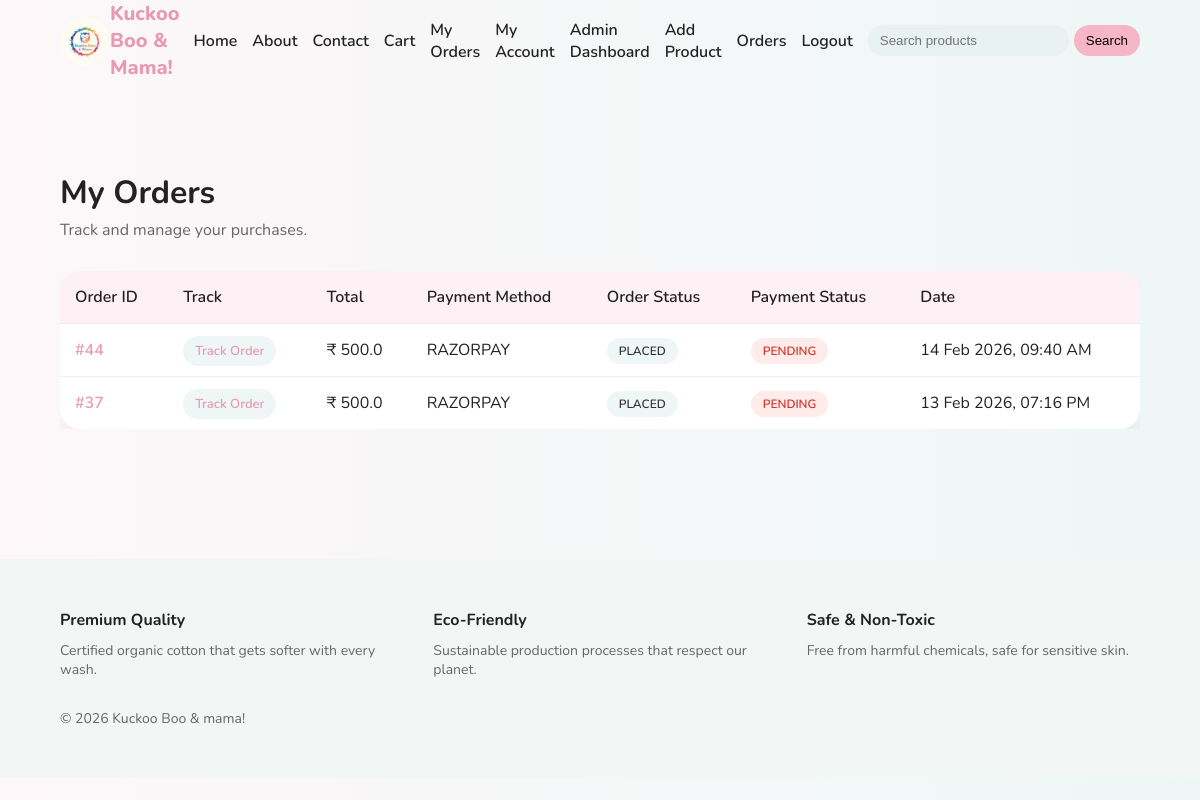
Page /user/orders (signed in) on the committed database.
### tables this page shows
CREATE TABLE orders (
        id INTEGER PRIMARY KEY AUTOINCREMENT,
        user_id INTEGER,
        total_amount REAL NOT NULL,
        payment_status TEXT,
        razorpay_order_id TEXT,
        created_at TIMESTAMP DEFAULT CURRENT_TIMESTAMP, payment_method TEXT, order_status TEXT DEFAULT 'PLACED', full_name TEXT, phone TEXT, address TEXT, city TEXT, state TEXT, pincode TEXT, review_reminder_sent INTEGER DEFAULT 0,
        FOREIGN KEY (user_id) REFERENCES users(id)
    );

### routes/user.py (the view)
@user_bp.route("/orders")
def my_orders():
    if not session.get("user_id"):
        return redirect(url_for("auth.login"))
    conn = get_db_connection()
    orders = conn.execute(
        """
        SELECT id, total_amount, payment_method,
               payment_status, order_status, created_at
        FROM orders
        WHERE user_id = ?
        ORDER BY id DESC
        """,
        (session["user_id"],)
    ).fetchall()
    conn.close()
    formatted_orders = []
    for order in orders:
        formatted_orders.append({
            "id": order["id"],
            "total_amount": order["total_amount"],
            "payment_method": order["payment_method"],
            "payment_status": order["payment_status"],
            "order_status": order["order_status"],
            "created_at": datetime.fromtimestamp(
                order["created_at"]
            ).strftime("%d %b %Y, %I:%M %p")
        })
    return render_template("user/my_orders.html", orders=formatted_orders)

### database/db.py (called while the page is built)
def get_db_connection():
    if Config.DB_TYPE == "postgres":
        database_url = Config.DATABASE_URI
        if database_url.startswith("postgres://"):
            database_url = database_url.replace(
                "postgres://", "postgresql://", 1
            )
        conn = psycopg2.connect(database_url)
        conn.autocommit = False
        return DatabaseWrapper(conn, "postgres")
    else:
        os.makedirs(os.path.dirname(Config.DATABASE_URI), exist_ok=True)
        conn = sqlite3.connect(Config.DATABASE_URI)
        conn.row_factory = sqlite3.Row
        return DatabaseWrapper(conn, "sqlite")

    def execute(self, query, params=None):
        if self.db_type == "postgres":
            query = query.replace("?", "%s")
        if params:
            self.cursor.execute(query, params)
        else:
            self.cursor.execute(query)
        return self.cursor

    def close(self):
        self.cursor.close()
        self.conn.close()

### templates/user/my_orders.html (shortened to what this page needs)
{% extends "base.html" %}
{% block extra_css %}
<link rel="stylesheet" href="{{ url_for('static', filename='css/my_orders.css') }}">
{% endblock %}
{% block content %}
<section class="orders-section">
    <div class="orders-header">
        <h1>My Orders</h1>
        <p>Track and manage your purchases.</p>
    </div>
    {% if orders %}
    <div class="table-wrapper">
        <table class="orders-table">
            <thead>
                <tr>
                    <th>Order ID</th>
                    <th>Track</th>
                    <th>Total</th>
                    <th>Payment Method</th>
                    <th>Order Status</th>
                    <th>Payment Status</th>
                    <th>Date</th>
                </tr>
            </thead>
            <tbody>
                {% for order in orders %}
                <tr>
                    <td>
                        <a href="{{ url_for('user.order_detail', order_id=order.id) }}">
                            #{{ order.id }}
                        </a>
                    </td>
                    <td>
                        <a href="{{ url_for('user.track_order', order_id=order.id) }}"
                           class="track-link">
                            Track Order
                        </a>
                    </td>
                    <td>₹ {{ order.total_amount }}</td>
                    <td>{{ order.payment_method }}</td>
                    <td>
                        <span class="status-badge order-status">
                            {{ order.order_status }}
                        </span>
                    </td>
                    <td>
                        <span class="status-badge
                            {% if order.payment_status == 'PAID' %}
                                paid
                            {% else %}
                                pending
                            {% endif %}
                        ">
                            {{ order.payment_status }}
                        </span>
                    </td>
                    <td>{{ order.created_at }}</td>
                </tr>
                {% endfor %}
            </tbody>
        </table>
    </div>
    {% else %}
        <p class="no-orders">You have not placed any orders yet.</p>
    {% endif %}
</section>
{% endblock %}

### static/css/base.css (style rules this page uses)
:root { --primary: #f6b6c7; --primary-dark: #e89ab0; --bg-soft: #fdf7f9; --text-dark: #222; --text-light: #666; --radius: 20px; }
* { margin: 0; padding: 0; box-sizing: border-box; }
body { font-family: 'Nunito', sans-serif; background: linear-gradient(to right, #fdf7f9, #eef7f6); color: var(--text-dark); }

### static/css/my_orders.css (style rules this page uses)
.orders-section { padding: 50px 0; }
.orders-header { margin-bottom: 30px; }
.orders-header h1 { font-size: 32px; margin-bottom: 5px; }
.orders-header p { color: #666; }
.table-wrapper { overflow-x: auto; }
.orders-table { width: 100%; border-collapse: collapse; background: #ffffff; border-radius: 20px; overflow: hidden; box-shadow: 0 12px 30px rgba(0,0,0,0.05); }
.orders-table th, .orders-table td { padding: 15px; text-align: left; }
.orders-table thead { background: #fdf1f5; }
.orders-table th { font-weight: 600; }
.orders-table tbody tr { border-top: 1px solid #eee; }
.orders-table a { text-decoration: none; color: #e89ab0; font-weight: 600; }
.track-link { background: #eef7f6; padding: 6px 12px; border-radius: 20px; font-size: 13px; }
.status-badge { padding: 5px 12px; border-radius: 20px; font-size: 12px; font-weight: 600; }
.status-badge.pending { background: #fdecea; color: #d93025; }
.order-status { background: #eef7f6; color: #333; }

### rows in the picture
orders: id "44", total_amount "500.0", payment_method "RAZORPAY", order_status "PLACED", payment_status "PENDING", created_at "14 Feb 2026, 09:40 AM"
orders: id "37", total_amount "500.0", payment_method "RAZORPAY", order_status "PLACED", payment_status "PENDING", created_at "13 Feb 2026, 07:16 PM"
